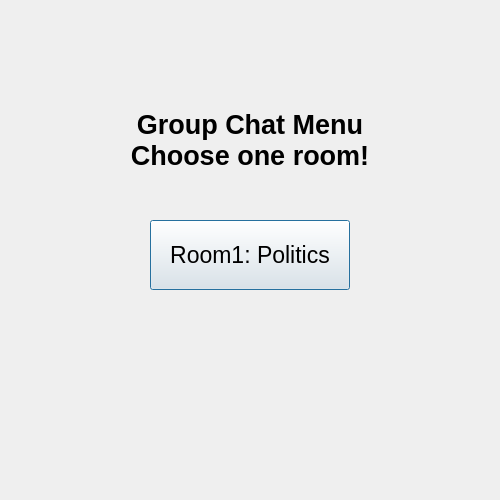
<?xml version="1.0" encoding="UTF-8"?>
<ui version="4.0">
 <class>GroupMenuDialog</class>
 <widget class="QDialog" name="GroupMenuDialog">
  <property name="geometry">
   <rect>
    <x>0</x>
    <y>0</y>
    <width>500</width>
    <height>500</height>
   </rect>
  </property>
  <property name="windowTitle">
   <string>Dialog</string>
  </property>
  <widget class="QPushButton" name="pushButton">
   <property name="geometry">
    <rect>
     <x>150</x>
     <y>220</y>
     <width>200</width>
     <height>70</height>
    </rect>
   </property>
   <property name="font">
    <font>
     <pointsize>17</pointsize>
    </font>
   </property>
   <property name="text">
    <string>Room1: Politics</string>
   </property>
  </widget>
  <widget class="QLabel" name="label">
   <property name="geometry">
    <rect>
     <x>50</x>
     <y>80</y>
     <width>400</width>
     <height>121</height>
    </rect>
   </property>
   <property name="text">
    <string>&lt;html&gt;&lt;head/&gt;&lt;body&gt;&lt;p align=&quot;center&quot;&gt;&lt;span style=&quot; font-size:20pt; font-weight:600;&quot;&gt;Group Chat Menu&lt;br/&gt;Choose one room!&lt;/span&gt;&lt;/p&gt;&lt;/body&gt;&lt;/html&gt;</string>
   </property>
  </widget>
 </widget>
 <resources/>
 <connections/>
</ui>
